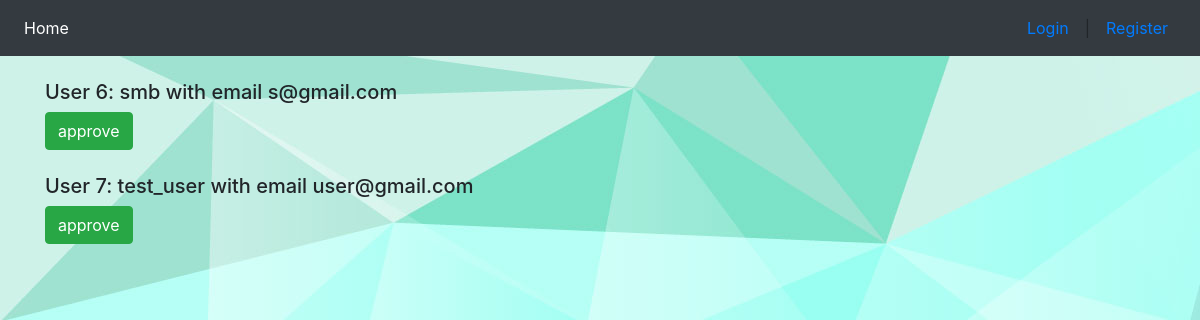
The page /users/new_users on the database its author committed.
### users/models.py (models this page shows, shortened)
class User(AbstractUser):
    active = models.BooleanField(blank=True, null=True, default=False)

### users/views.py (the view, shortened to what this page needs)
# urls.py: path('new_users', UserListView.as_view(), name='new_users'),
class UserListView(ListView):
    model = models.User

### users/templates/users/user_list.html (shortened to what this page needs)
{% extends 'cards/base.html' %}
{% block content%}
    <div class="container">
        {% for user in user_list %}
            {% if user.active == False %}
                <h5><br>User {{ user.id }}: {{ user.username }} with email {{ user.email }} </h5>
           <td><form action="" method="post">
            <input class="btn btn-success" type="submit" name="action" value="approve">
            </form></td>
            {% endif %}
        {% endfor %}
    </div>
{% endblock %}

### rows shown on the page
User: id "6", username "smb", email "s@gmail.com"
User: id "7", username "test_user", email "user@gmail.com"
